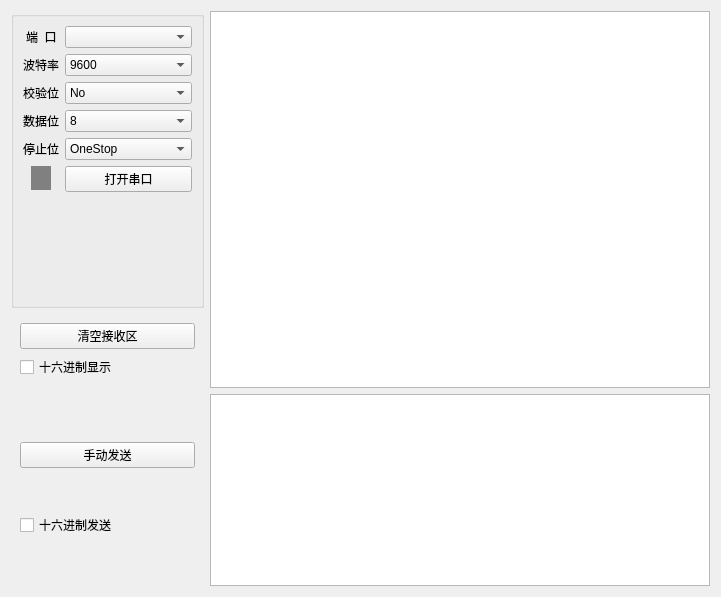
<?xml version="1.0" encoding="UTF-8"?>
<ui version="4.0">
 <class>FormSerialPort</class>
 <widget class="QWidget" name="FormSerialPort">
  <property name="geometry">
   <rect>
    <x>0</x>
    <y>0</y>
    <width>721</width>
    <height>597</height>
   </rect>
  </property>
  <property name="windowTitle">
   <string>串口调试小助手</string>
  </property>
  <property name="styleSheet">
   <string notr="true">#labelStatus {
	border-radius: 13px;
	background-color: gray;
}
#labelStatus[isOn=&quot;true&quot;] {
	background-color: green;
}</string>
  </property>
  <layout class="QGridLayout" name="gridLayout" rowstretch="3,0,0" columnstretch="0,2">
   <item row="0" column="0">
    <widget class="QGroupBox" name="groupBox">
     <property name="title">
      <string/>
     </property>
     <layout class="QFormLayout" name="formLayout">
      <property name="labelAlignment">
       <set>Qt::AlignCenter</set>
      </property>
      <item row="0" column="0">
       <widget class="QLabel" name="label">
        <property name="text">
         <string>端  口</string>
        </property>
       </widget>
      </item>
      <item row="0" column="1">
       <widget class="QComboBox" name="comboBoxPort"/>
      </item>
      <item row="1" column="0">
       <widget class="QLabel" name="label_2">
        <property name="text">
         <string>波特率</string>
        </property>
       </widget>
      </item>
      <item row="1" column="1">
       <widget class="QComboBox" name="comboBoxBaud">
        <property name="currentIndex">
         <number>3</number>
        </property>
        <item>
         <property name="text">
          <string>1200</string>
         </property>
        </item>
        <item>
         <property name="text">
          <string>2400</string>
         </property>
        </item>
        <item>
         <property name="text">
          <string>4800</string>
         </property>
        </item>
        <item>
         <property name="text">
          <string>9600</string>
         </property>
        </item>
        <item>
         <property name="text">
          <string>19200</string>
         </property>
        </item>
        <item>
         <property name="text">
          <string>38400</string>
         </property>
        </item>
        <item>
         <property name="text">
          <string>57600</string>
         </property>
        </item>
        <item>
         <property name="text">
          <string>115200</string>
         </property>
        </item>
       </widget>
      </item>
      <item row="2" column="0">
       <widget class="QLabel" name="label_3">
        <property name="text">
         <string>校验位</string>
        </property>
       </widget>
      </item>
      <item row="2" column="1">
       <widget class="QComboBox" name="comboBoxParity">
        <item>
         <property name="text">
          <string>No</string>
         </property>
        </item>
        <item>
         <property name="text">
          <string>Even</string>
         </property>
        </item>
        <item>
         <property name="text">
          <string>Odd</string>
         </property>
        </item>
        <item>
         <property name="text">
          <string>Space</string>
         </property>
        </item>
        <item>
         <property name="text">
          <string>Mark</string>
         </property>
        </item>
        <item>
         <property name="text">
          <string>Unknown</string>
         </property>
        </item>
       </widget>
      </item>
      <item row="3" column="0">
       <widget class="QLabel" name="label_4">
        <property name="text">
         <string>数据位</string>
        </property>
       </widget>
      </item>
      <item row="3" column="1">
       <widget class="QComboBox" name="comboBoxData">
        <property name="currentIndex">
         <number>3</number>
        </property>
        <item>
         <property name="text">
          <string>5</string>
         </property>
        </item>
        <item>
         <property name="text">
          <string>6</string>
         </property>
        </item>
        <item>
         <property name="text">
          <string>7</string>
         </property>
        </item>
        <item>
         <property name="text">
          <string>8</string>
         </property>
        </item>
       </widget>
      </item>
      <item row="4" column="0">
       <widget class="QLabel" name="label_5">
        <property name="text">
         <string>停止位</string>
        </property>
       </widget>
      </item>
      <item row="4" column="1">
       <widget class="QComboBox" name="comboBoxStop">
        <item>
         <property name="text">
          <string>OneStop</string>
         </property>
        </item>
        <item>
         <property name="text">
          <string>OneAndHalfStop</string>
         </property>
        </item>
        <item>
         <property name="text">
          <string>TwoStop</string>
         </property>
        </item>
        <item>
         <property name="text">
          <string>UnknownStopBits</string>
         </property>
        </item>
       </widget>
      </item>
      <item row="5" column="1">
       <widget class="QPushButton" name="buttonConnect">
        <property name="text">
         <string>打开串口</string>
        </property>
       </widget>
      </item>
      <item row="5" column="0">
       <widget class="QLabel" name="labelStatus">
        <property name="text">
         <string>      </string>
        </property>
        <property name="isOn" stdset="0">
         <bool>false</bool>
        </property>
       </widget>
      </item>
      <item row="6" column="1">
       <spacer name="verticalSpacer">
        <property name="orientation">
         <enum>Qt::Vertical</enum>
        </property>
        <property name="sizeHint" stdset="0">
         <size>
          <width>20</width>
          <height>40</height>
         </size>
        </property>
       </spacer>
      </item>
     </layout>
    </widget>
   </item>
   <item row="0" column="1" rowspan="2">
    <widget class="QTextBrowser" name="textBrowser"/>
   </item>
   <item row="1" column="0">
    <widget class="QWidget" name="widget" native="true">
     <layout class="QVBoxLayout" name="verticalLayout">
      <item>
       <widget class="QPushButton" name="pushButton_2">
        <property name="text">
         <string>清空接收区</string>
        </property>
       </widget>
      </item>
      <item>
       <widget class="QCheckBox" name="checkBoxHexView">
        <property name="text">
         <string>十六进制显示</string>
        </property>
       </widget>
      </item>
     </layout>
    </widget>
   </item>
   <item row="2" column="0">
    <widget class="QWidget" name="widget_2" native="true">
     <layout class="QVBoxLayout" name="verticalLayout_2">
      <item>
       <widget class="QPushButton" name="buttonSend">
        <property name="text">
         <string>手动发送</string>
        </property>
       </widget>
      </item>
      <item>
       <widget class="QCheckBox" name="checkBoxHexSend">
        <property name="text">
         <string>十六进制发送</string>
        </property>
       </widget>
      </item>
     </layout>
    </widget>
   </item>
   <item row="2" column="1">
    <widget class="QPlainTextEdit" name="plainTextEdit"/>
   </item>
  </layout>
 </widget>
 <resources/>
 <connections>
  <connection>
   <sender>pushButton_2</sender>
   <signal>clicked()</signal>
   <receiver>textBrowser</receiver>
   <slot>clear()</slot>
   <hints>
    <hint type="sourcelabel">
     <x>136</x>
     <y>328</y>
    </hint>
    <hint type="destinationlabel">
     <x>477</x>
     <y>236</y>
    </hint>
   </hints>
  </connection>
 </connections>
</ui>
